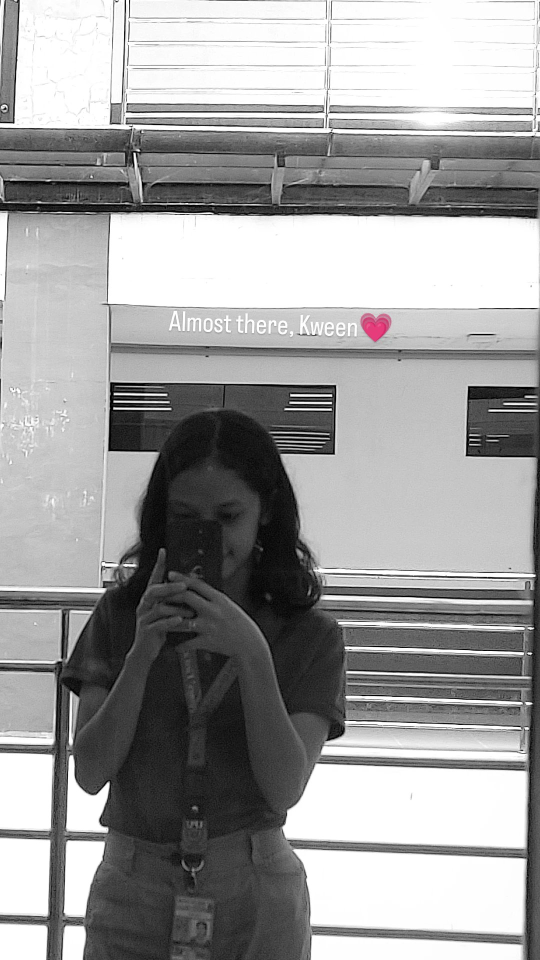
#> input picture backend/profile_pics/CZfvXkKl.jpg, 1080 x 1920 px (shown at 1/2 size)
$ python -i preprocess.py   (imports and definitions only)
#> lines starting #> are read from the running program, lines starting #| are printed output that depends on the picture; after the words box and inside, x2 and y2 are one past the last pixel; in counts of white or black regions, pixels touching at a corner belong together
# backend/app/services/ocr/preprocess.py

import cv2
import numpy as np
from PIL import Image


def pil_to_cv2(pil_image: Image.Image):
    return cv2.cvtColor(np.array(pil_image), cv2.COLOR_RGB2BGR)


def cv2_to_pil(image):
    if len(image.shape) == 2:
        return Image.fromarray(image)
    return Image.fromarray(cv2.cvtColor(image, cv2.COLOR_BGR2RGB))


def upscale_if_needed(gray, min_width=1800):
#> called with min_width = 1800
    h, w = gray.shape[:2]
#> h = 1920; w = 1080
    if w < min_width:
        scale = min_width / w
#> scale = 1.67
        gray = cv2.resize(
            gray,
            None,
            fx=scale,
            fy=scale,
            interpolation=cv2.INTER_CUBIC
        )
#> gray: shape (3200, 1800)
    return gray


def deskew_image(gray):
    coords = np.column_stack(np.where(gray < 250))
#> coords = 4202688 pairs, first value 0 to 3199, second value 0 to 1799
    if len(coords) == 0:
        return gray

    angle = cv2.minAreaRect(coords)[-1]
#> angle = -90

    if angle < -45:
        angle = -(90 + angle)
#> angle = 0
    else:
        angle = -angle

    if abs(angle) < 0.3:
        return gray

    (h, w) = gray.shape[:2]
    center = (w // 2, h // 2)
    matrix = cv2.getRotationMatrix2D(center, angle, 1.0)
    rotated = cv2.warpAffine(
        gray,
        matrix,
        (w, h),
        flags=cv2.INTER_CUBIC,
        borderMode=cv2.BORDER_REPLICATE
    )
    return rotated


def preprocess_base(image):
    if len(image.shape) == 3:
        gray = cv2.cvtColor(image, cv2.COLOR_BGR2GRAY)
    else:
        gray = image.copy()

    gray = upscale_if_needed(gray)
    gray = cv2.GaussianBlur(gray, (3, 3), 0)
    gray = deskew_image(gray)

    return gray


def preprocess_variant_otsu(image):
    gray = preprocess_base(image)
    processed = cv2.threshold(
        gray, 0, 255, cv2.THRESH_BINARY + cv2.THRESH_OTSU
    )[1]
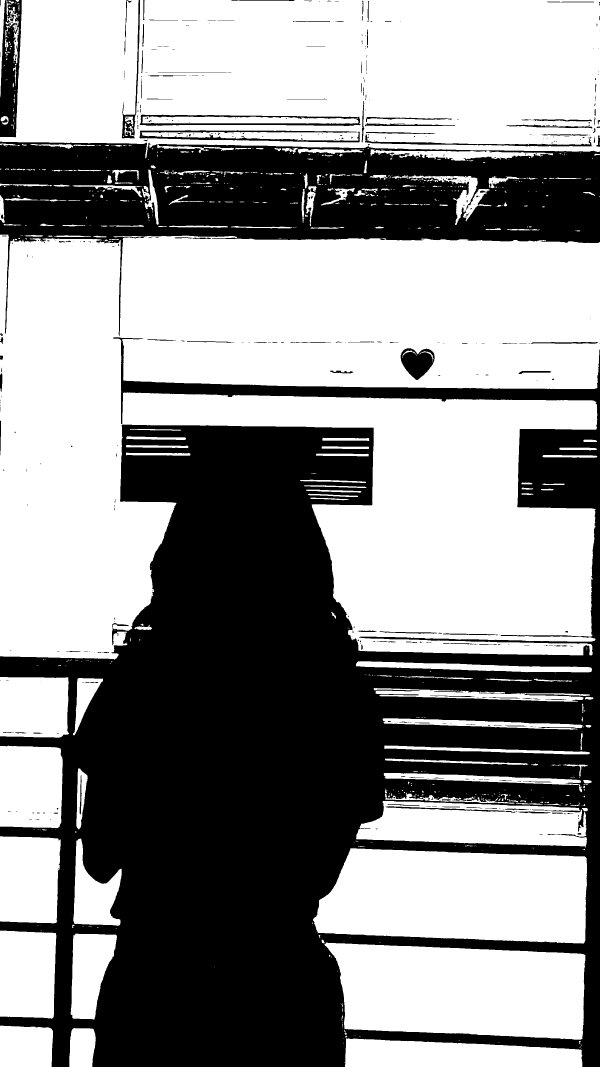
#> processed: shape (3200, 1800) (shown at 1/3 size); 57.2% white; 463 black regions (308 under 20 px), largest, box (x1, y1, x2, y2) and area: (0, 1012, 1800, 3200) 1940599, (0, 425, 1800, 1008) 454814, (0, 0, 66, 412) 17657
    return processed


def preprocess_variant_adaptive(image):
    gray = preprocess_base(image)
    processed = cv2.adaptiveThreshold(
        gray,
        255,
        cv2.ADAPTIVE_THRESH_GAUSSIAN_C,
        cv2.THRESH_BINARY,
        31,
        15
    )
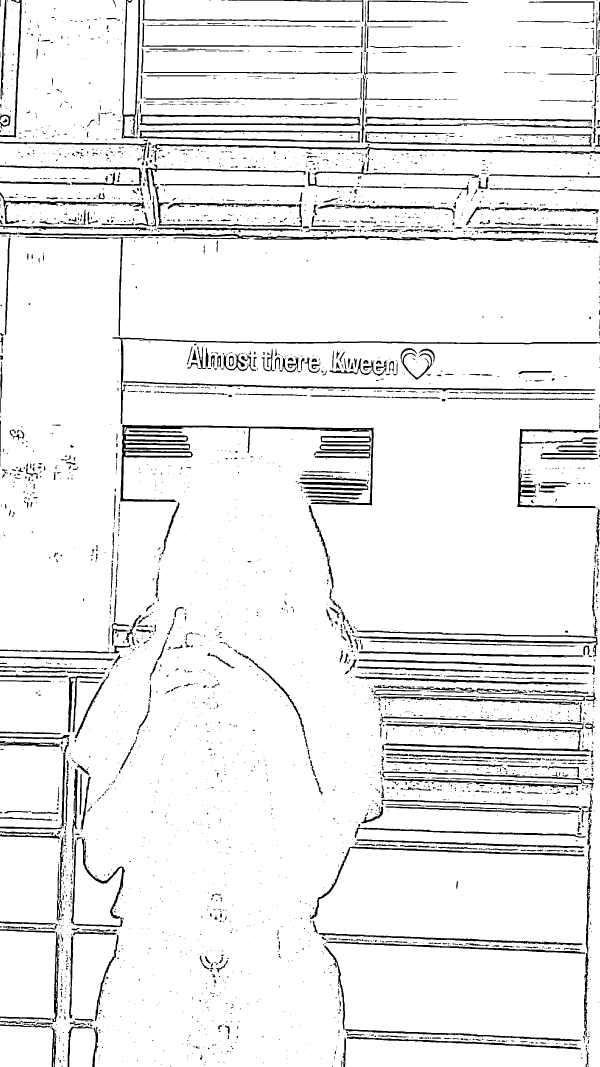
#> processed: shape (3200, 1800) (shown at 1/3 size); 92.8% white; 3930 black regions (2828 under 20 px), largest, box (x1, y1, x2, y2) and area: (361, 1274, 1121, 1516) 17262, (53, 697, 1275, 721) 8019, (337, 1012, 1800, 1272) 7696
    return processed


def preprocess_variant_binary_inv(image):
    gray = preprocess_base(image)
    processed = cv2.threshold(
        gray, 0, 255, cv2.THRESH_BINARY_INV + cv2.THRESH_OTSU
    )[1]
    processed = 255 - processed
    return processed


def preprocess_pdf_page_variants(image):
    return [
        preprocess_variant_otsu(image),
        preprocess_variant_adaptive(image),
        preprocess_variant_binary_inv(image),
    ]


def preprocess_uploaded_image_variants(image):
    return [
        preprocess_variant_otsu(image),
        preprocess_variant_adaptive(image),
        preprocess_variant_binary_inv(image),
    ]

>>> import cv2
>>> picture = cv2.cvtColor(cv2.imread('../../../profile_pics/CZfvXkKl.jpg'), cv2.COLOR_BGR2RGB)
>>> result = preprocess_pdf_page_variants(picture)
#> result = 3 items

$ run again, on backend/profile_pics/Hqann0j9.jpg
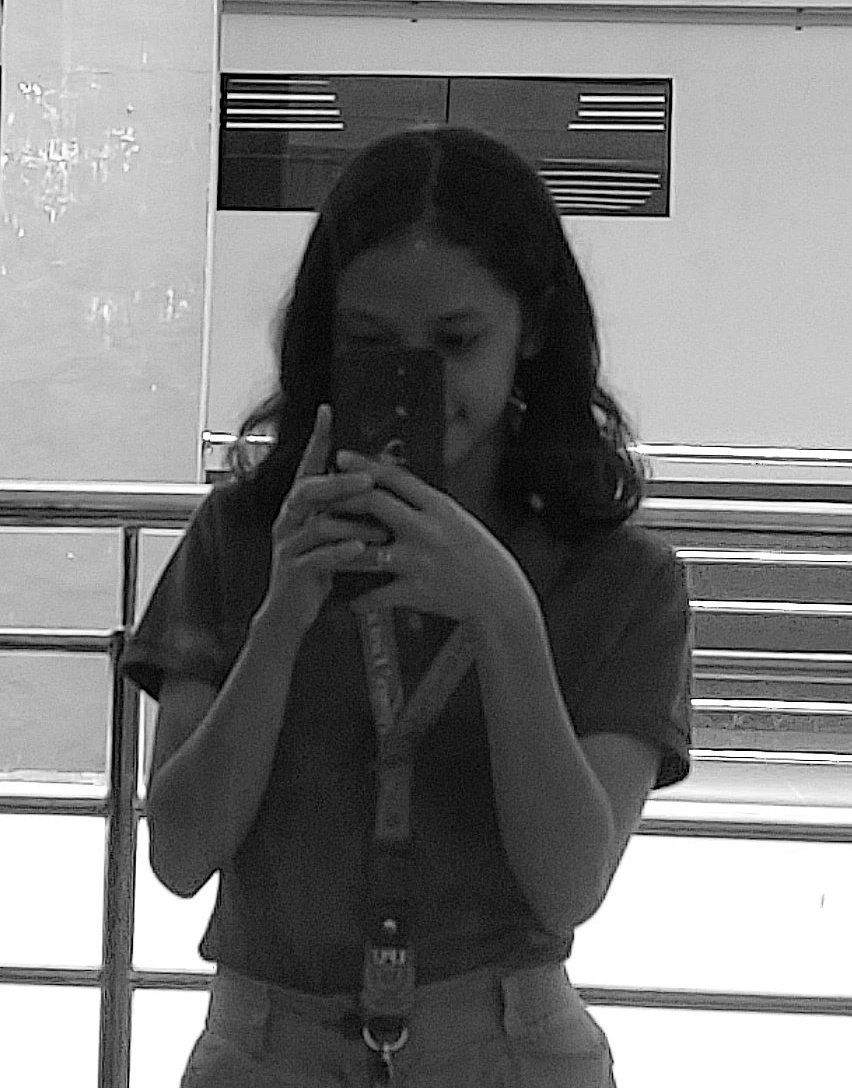
#> input picture backend/profile_pics/Hqann0j9.jpg, 852 x 1088 px
#> picture is the input picture: shape (1088, 852, 3); min 0, max 255, mean 123.1
#> coords = 3677893 pairs, first value 0 to 2298, second value 0 to 1799
#> in deskew_image, `angle = cv2.minAreaRect(coords)[-1]`: angle = -90
#> in deskew_image, `angle = -(90 + angle)`: angle = 0
#> in preprocess_variant_otsu, `processed = cv2.threshold( gray, 0, 255, cv2.THRESH_BINARY + cv2.THRES..`:
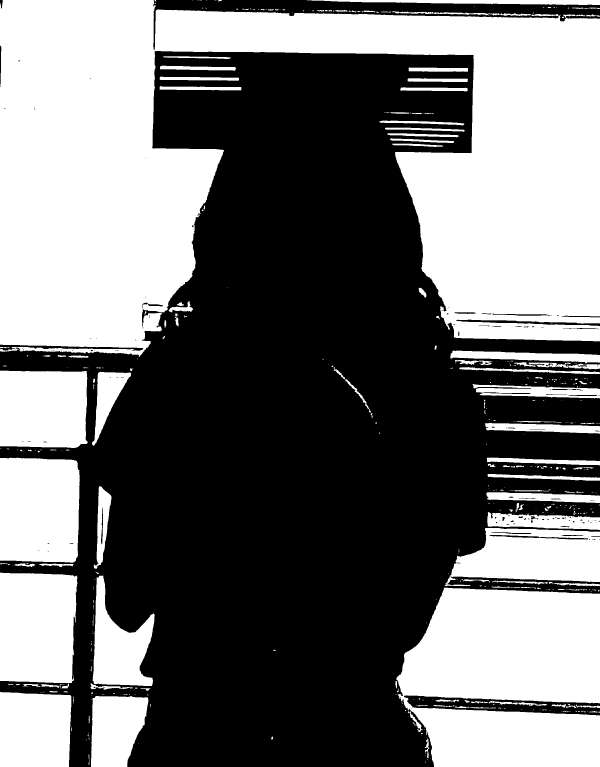
#> processed: shape (2299, 1800) (shown at 1/3 size); 45.1% white; 447 white regions (272 under 20 px), largest, box (x1, y1, x2, y2) and area: (0, 0, 1800, 1071) 1107878, (1189, 1763, 1800, 2299) 265749, (0, 1373, 239, 1688) 72555
#> in preprocess_variant_adaptive, `processed = cv2.adaptiveThreshold( gray, 255, cv2.ADAPTIVE_THRESH_GAUS..`:
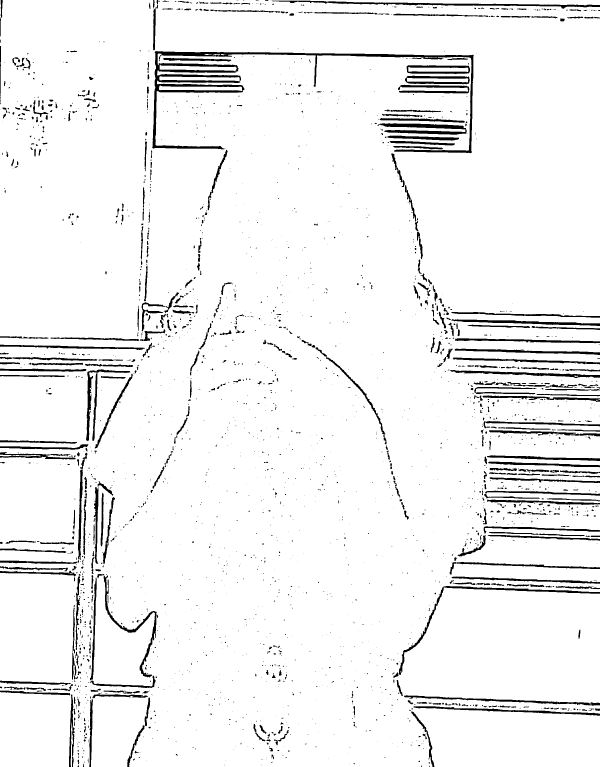
#> processed: shape (2299, 1800) (shown at 1/3 size); 94.6% white; 2477 black regions (1838 under 20 px), largest, box (x1, y1, x2, y2) and area: (457, 153, 1421, 460) 25226, (815, 2, 1800, 26) 5184, (1133, 370, 1402, 404) 4755
#> result = 3 items
